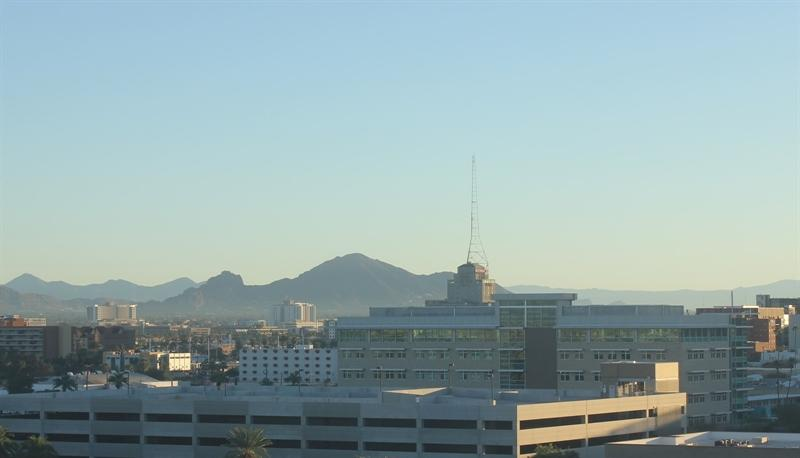
#> input picture 1-intro-comp-vision/1-1-image-representation/day_night_images/training/day/20151101_142050.jpg, 800 x 458 px; its folder holds only this picture in this run
$ jupyter execute --allow-errors 6-4-Classification.ipynb   (shell and % lines are left out)
#> lines starting #> are read from the running program, lines starting #| are printed output that depends on the picture
### 1-intro-comp-vision/1-1-image-representation/helpers.py
# Helper functions

import os
import glob # library for loading images from a directory
import matplotlib.image as mpimg

import cv2


# This function loads in images and their labels and places them in a list
# The list contains all images and their associated labels
# For example, after data is loaded, im_list[0][:] will be the first image-label pair in the list
def load_dataset(image_dir):

    # Populate this empty image list
#> called with image_dir = 'day_night_images/training/'
    im_list = []
    image_types = ["day", "night"]

    # Iterate through each color folder
    for im_type in image_types:

        # Iterate through each image file in each image_type folder
        # glob reads in any image with the extension "image_dir/im_type/*"
        for file in glob.glob(os.path.join(image_dir, im_type, "*")):

            # Read in the image
            im = mpimg.imread(file)
#> im is the input picture: shape (458, 800, 3); mean R, G, B 147.2, 168.7, 170.2

            # Check if the image exists/if it's been correctly read-in
            if not im is None:
                # Append the image, and it's type (red, green, yellow) to the image list
                im_list.append((im, im_type))

    return im_list


## Standardize the input images
# Resize each image to the desired input size: 600x1100px (hxw).

## Standardize the output
# With each loaded image, we also specify the expected output.
# For this, we use binary numerical values 0/1 = night/day.


# This function should take in an RGB image and return a new, standardized version
# 600 height x 1100 width image size (px x px)
def standardize_input(image):

    # Resize image and pre-process so that all "standard" images are the same size
    standard_im = cv2.resize(image, (1100, 600))

    return standard_im


# Examples:
# encode("day") should return: 1
# encode("night") should return: 0
def encode(label):

    numerical_val = 0
    if(label == 'day'):
        numerical_val = 1
    # else it is night and can stay 0

    return numerical_val

# using both functions above, standardize the input images and output labels
def standardize(image_list):

    # Empty image data array
    standard_list = []

    # Iterate through all the image-label pairs
    for item in image_list:
        image = item[0]
        label = item[1]

        # Standardize the image
        standardized_im = standardize_input(image)

        # Create a numerical label
        binary_label = encode(label)

        # Append the image, and it's one hot encoded label to the full, processed list of image data
        standard_list.append((standardized_im, binary_label))

    return standard_list

### 1-intro-comp-vision/1-1-image-representation/6-4-Classification.ipynb
# Day and Night Image Classifier
---

The day/night image dataset consists of 200 RGB color images in two categories: day and night. There are equal numbers of each example: 100 day images and 100 night images.

We'd like to build a classifier that can accurately label these images as day or night, and that relies on finding distinguishing features between the two types of images!

*Note: All images come from the [AMOS dataset](http://cs.uky.edu/~jacobs/datasets/amos/) (Archive of Many Outdoor Scenes).*

### Import resources

Before you get started on the project code, import the libraries and resources that you'll need.

[cell 1]
import cv2 # computer vision library
import helpers

import numpy as np
import matplotlib.pyplot as plt
import matplotlib.image as mpimg

## Training and Testing Data
The 200 day/night images are separated into training and testing datasets.

* 60% of these images are training images, for you to use as you create a classifier.
* 40% are test images, which will be used to test the accuracy of your classifier.

First, we set some variables to keep track of some where our images are stored:

    image_dir_training: the directory where our training image data is stored
    image_dir_test: the directory where our test image data is stored

[cell 2]
# Image data directories
image_dir_training = "day_night_images/training/"
image_dir_test = "day_night_images/test/"

## Load the datasets

These first few lines of code will load the training day/night images and store all of them in a variable, `IMAGE_LIST`. This list contains the images and their associated label ("day" or "night").

For example, the first image-label pair in `IMAGE_LIST` can be accessed by index:
``` IMAGE_LIST[0][:]```.

[cell 3]
# Using the load_dataset function in helpers.py
# Load training data
IMAGE_LIST = helpers.load_dataset(image_dir_training)
#> IMAGE_LIST = 2 items

## Construct a `STANDARDIZED_LIST` of input images and output labels.

This function takes in a list of image-label pairs and outputs a **standardized** list of resized images and numerical labels.

[cell 4]
# Standardize all training images
STANDARDIZED_LIST = helpers.standardize(IMAGE_LIST)
#> the loop in standardize, `for item in image_list:` made 2 passes
#> (label, numerical_val in encode, binary_label) on passes 1 to 2: ('day', 1, 1), ('night', 0, 0)
#> pass 1, in standardize_input, `standard_im = cv2.resize(image, (1100, 600))`:
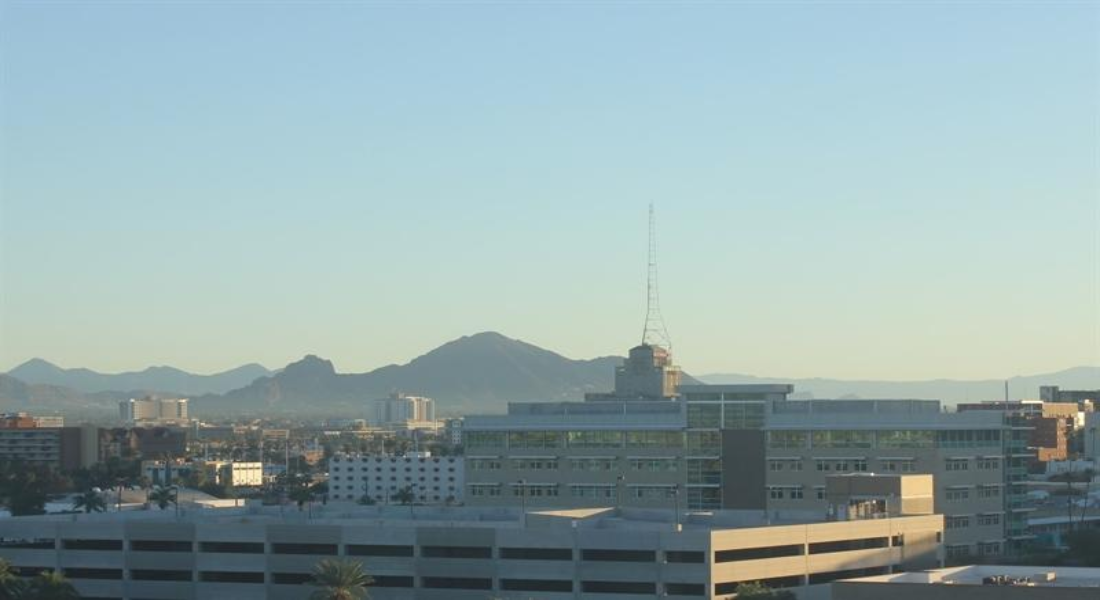
#> standard_im: shape (600, 1100, 3); mean R, G, B 147.1, 168.7, 170.1
#> pass 2, in standardize_input (call 2), `standard_im = cv2.resize(image, (1100, 600))`:
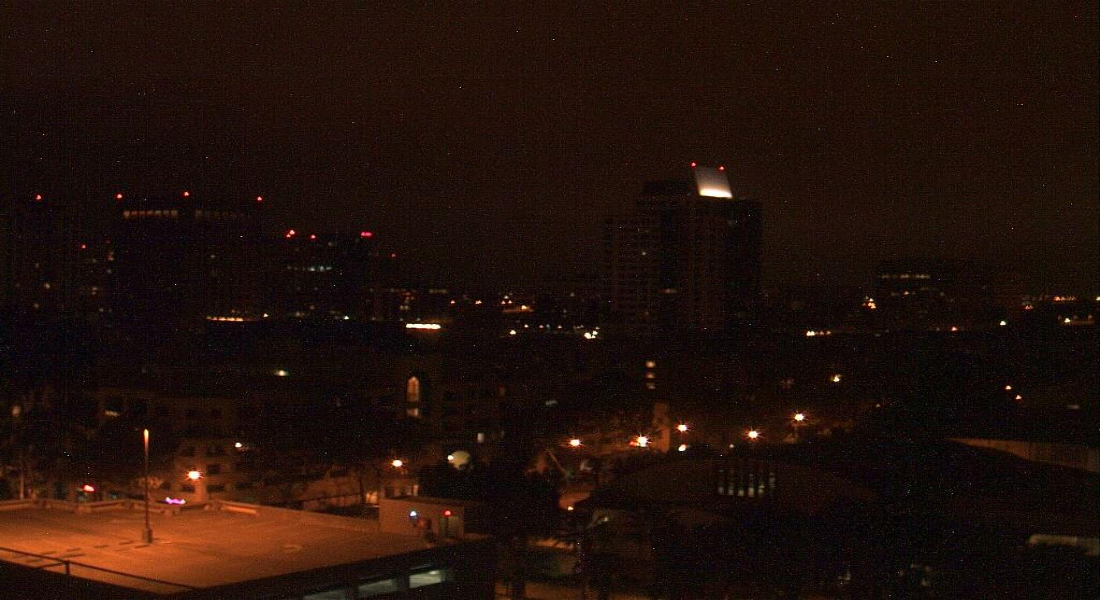
#> standard_im: shape (600, 1100, 3); mean R, G, B 33.7, 16.6, 10.3
#> STANDARDIZED_LIST = 2 items

## Visualize the standardized data

Display a standardized image from STANDARDIZED_LIST.

[cell 5]
# Display a standardized image and its label

# Select an image by index
image_num = 0
selected_image = STANDARDIZED_LIST[image_num][0]
selected_label = STANDARDIZED_LIST[image_num][1]
#> selected_label = 1

# Display image and data about it
plt.imshow(selected_image)
print("Shape: "+str(selected_image.shape))
#| Shape: (600, 1100, 3)
print("Label [1 = day, 0 = night]: " + str(selected_label))
#| Label [1 = day, 0 = night]: 1

# Feature Extraction

Create a feature that represents the brightness in an image. We'll be extracting the **average brightness** using HSV colorspace. Specifically, we'll use the V channel (a measure of brightness), add up the pixel values in the V channel, then divide that sum by the area of the image to get the average Value of the image.

---
###  Find the average brightness using the V channel

This function takes in a **standardized** RGB image and returns a feature (a single value) that represent the average level of brightness in the image. We'll use this value to classify the image as day or night.

[cell 6]
# Find the average Value or brightness of an image
def avg_brightness(rgb_image):
    # Convert image to HSV
    hsv = cv2.cvtColor(rgb_image, cv2.COLOR_RGB2HSV)

    # Add up all the pixel values in the V channel
    sum_brightness = np.sum(hsv[:,:,2])
    area = 600*1100.0  # pixels

    # find the avg
    avg = sum_brightness/area

    return avg

[cell 7]
# Testing average brightness levels
# Look at a number of different day and night images and think about
# what average brightness value separates the two types of images

# As an example, a "night" image is loaded in and its avg brightness is displayed
image_num = 190
#> (the rest of this cell did not finish here and is left out)

# Classification and Visualizing Error

In this section, we'll turn our average brightness feature into a classifier that takes in a standardized image and returns a `predicted_label` for that image. This `estimate_label` function should return a value: 0 or 1 (night or day, respectively).

---
### TODO: Build a complete classifier

Set a threshold that you think will separate the day and night images by average brightness.

[cell 8]
# This function should take in RGB image input
def estimate_label(rgb_image: np.ndarray, threshold: float=20.0):

    ## TODO: extract average brightness feature from an RGB image
    # Use the avg brightness feature to predict a label (0, 1)
    # predicted_label = 0

    lum = avg_brightness(rgb_image)

    ## TODO: set the value of a threshold that will separate day and night images
    if lum < threshold:
        return 1
    return 0

    ## TODO: Return the predicted_label (0 or 1) based on whether the avg is
    # above or below the threshold

    # return predicted_label

[cell 9]
## Test out your code by calling the above function and seeing
# how some of your training data is classified
import pandas as pd

imgs, labels = zip(*STANDARDIZED_LIST)
#> labels = (1, 0)
lum = [avg_brightness(img) for img in imgs]
#> in avg_brightness, `hsv = cv2.cvtColor(rgb_image, cv2.COLOR_RGB2HSV)`: hsv: shape (600, 1100, 3); mean H, S, V 85, 46.2, 175.1
#> in avg_brightness, `sum_brightness = np.sum(hsv[:,:,2])`: sum_brightness = 115561375
#> in avg_brightness, `avg = sum_brightness/area`: avg = 175.1
#> in avg_brightness (call 2), `hsv = cv2.cvtColor(rgb_image, cv2.COLOR_RGB2HSV)`: hsv: shape (600, 1100, 3); mean H, S, V 25, 175.4, 33.8
#> lum = [175.1, 33.76]
df = pd.DataFrame({"labels": labels, "lum": lum})
#> df = table of 2 rows and 2 columns
df = (
    df
    .sort_values("lum", ascending=True)
    .reset_index(drop=False)
    .rename(columns={'index': 'list_index'})
    .assign(img=1)
)
#> df = table of 2 rows and 4 columns

df0, df1 = df.query("labels == 0"), df.query("labels == 1")
#> df0 = table of 1 rows and 4 columns; df1 = table of 1 rows and 4 columns
df0 = (
    df0
    .assign(n1=np.nan)
    .assign(n0=lambda df: df["img"].cumsum())
)
#> df0 = table of 1 rows and 6 columns
df1 = (
    df1
    .assign(n0=np.nan)
    .sort_values("lum", ascending=False)
    .assign(n1=lambda df: df["img"].cumsum())
)
#> df1 = table of 1 rows and 6 columns
df = (
    pd.concat([df0, df1])
    .reset_index(drop=True)
    .sort_values("lum", ascending=True)
    .assign(
        n0=lambda df: df["n0"].ffill(),
        n1=lambda df: df["n1"].bfill(),
    )
    .assign(
        p0=lambda df: df["n0"] / df["n0"].max(),
        p1=lambda df: df["n1"] / df["n1"].max(),
    )
    .drop("img", axis=1)
    .set_index("list_index")
)
#> df = table of 2 rows and 6 columns
df
#> Out = table of 2 rows and 6 columns

[cell 10]
import seaborn as sns
[_, _, c1, c2, *_] = sns.color_palette("Paired")
colors = (c1,c2)
sns.set_theme("notebook")
sns.set_style("whitegrid")

[cell 11]
df.set_index("lum")[["p0", "p1"]].plot(kind="line")
plt.title("CDF of $p(1)_{Day}$ and $p(0)_{Night}$")
plt.xlabel("Luminescence")
plt.ylabel("CDF")
plt.xlim([80, 125])
threshold = 103
plt.axvline(x = threshold, color='red')
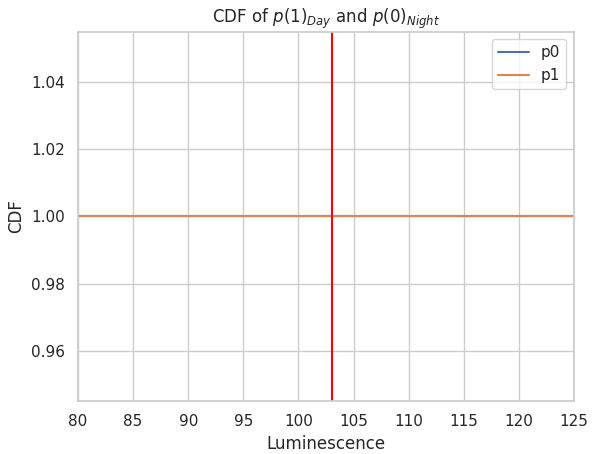
#> figure drawn by matplotlib, 1 panel

[cell 12]
import sklearn.metrics as sk_metrics

df = (
    df
    .assign(predicted_labels=[estimate_label(img, threshold) for img in imgs])
)
#> in estimate_label, `lum = avg_brightness(rgb_image)`: lum = 175.1
#> df = table of 2 rows and 7 columns
accuracy = sk_metrics.accuracy_score(
    df["labels"].values,
    df["predicted_labels"]
)
#> accuracy = 1
print(f"Using threshold = {threshold}\taccuracy = {accuracy}")
#| Using threshold = 103	accuracy = 1.0

[cell 13]
scores = []
for e, th in enumerate(np.linspace(0, 200, 401)):
    if not (e % 100):
        print(f"Calculating Threshold = {th}")
    preds = [estimate_label(img, th) for img in imgs]
    acc = sk_metrics.accuracy_score(df["labels"].values, preds)
    scores.append((th, acc))
#> after the loop, scores = 401 pairs, first value 0 to 200, second value 0.5 to 1

[cell 14]
df_scores = pd.DataFrame(scores, columns=["Threshold", "Accuracy"])
#> df_scores = table of 401 rows and 2 columns
df_scores.set_index("Threshold").plot(kind="line")
plt.title("Accuracy versus threshold setting")
plt.ylabel("Accuracy Score")
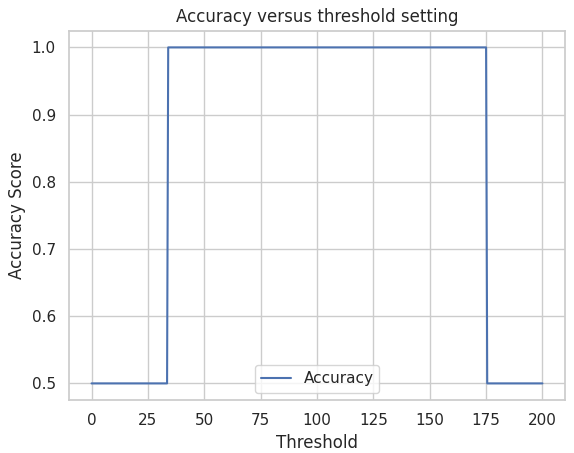
#> figure drawn by matplotlib, 1 panel; curve peaks at x = 34, y = 1

[cell 15]
df_scores.query("Accuracy > 0.80")
#> Out = table of 283 rows and 2 columns
